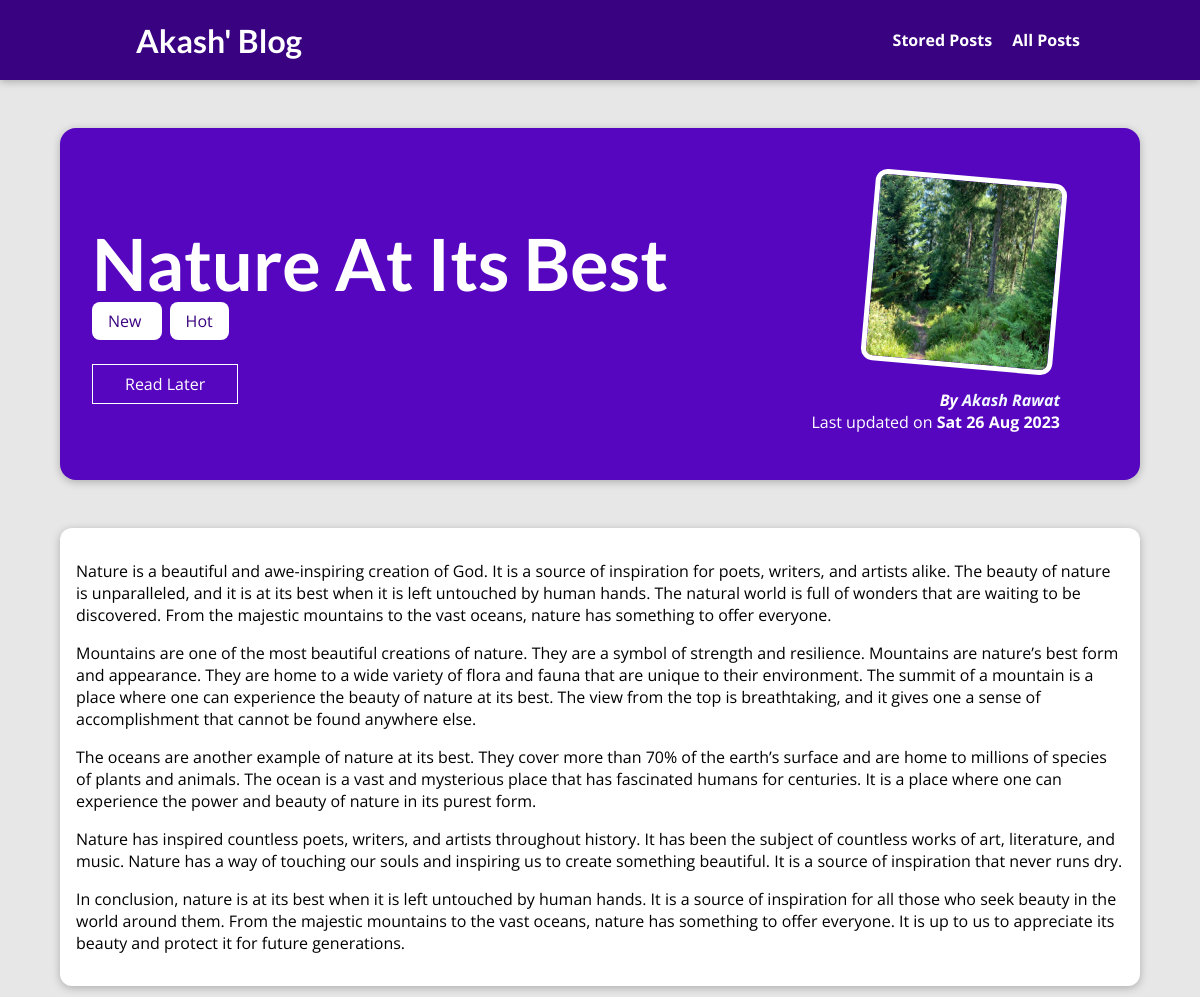
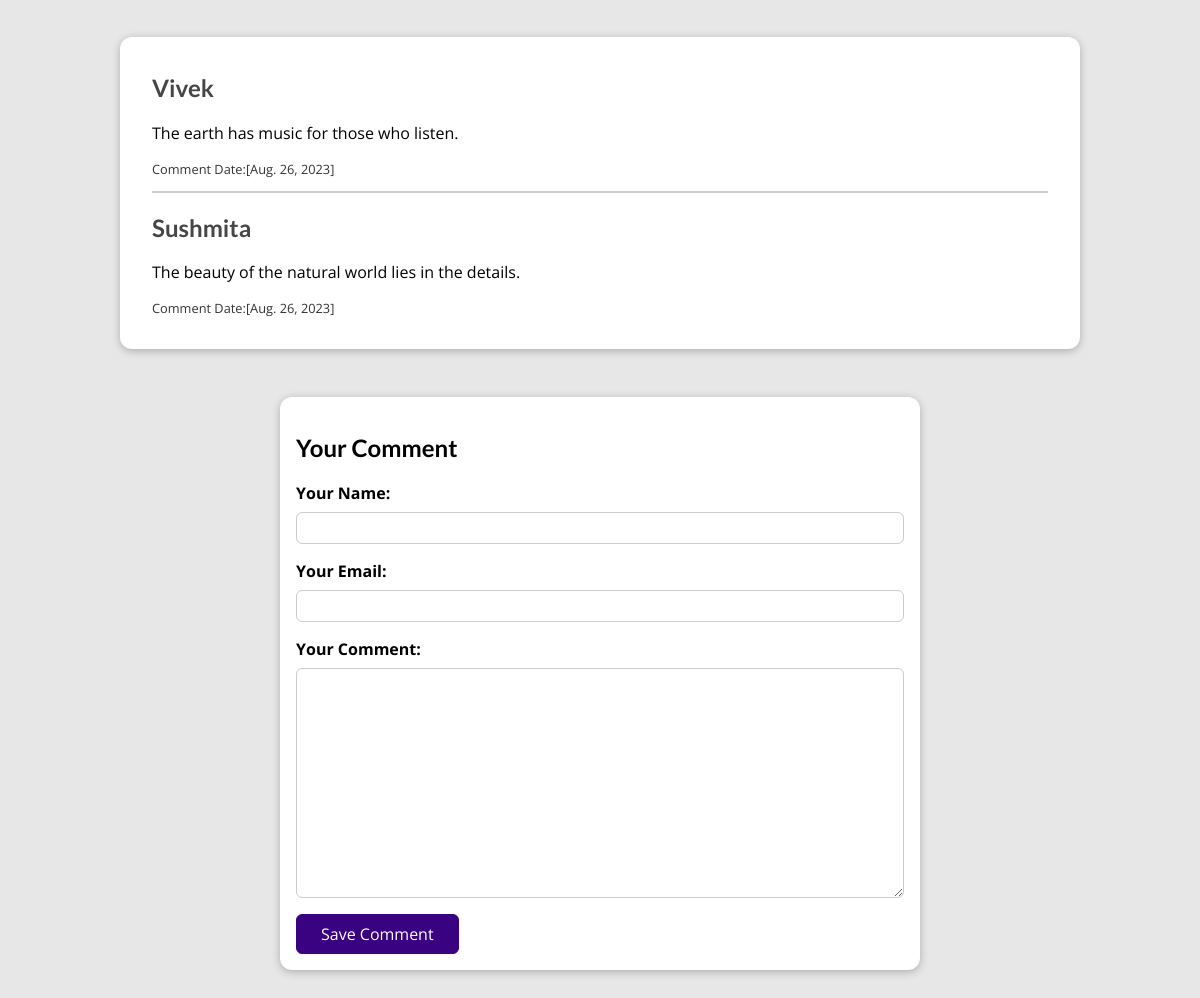
The page /posts/nature-its-best on the database its author committed (2 pictures, top to bottom).
### blog/models.py (models this page shows, shortened)
class Post(models.Model):
    title = models.CharField(max_length=150)
    excerpt = models.CharField(max_length=250)
    image = models.ImageField(upload_to="posts", null=True)
    date = models.DateField(auto_now=True)
    slug = models.SlugField(unique=True, db_index=True)
    content = models.TextField(validators=[MinLengthValidator(10)])
    author = models.ForeignKey(Author, on_delete=models.SET_NULL, null=True, related_name="posts")    # One-To-Many Relation
    tags = models.ManyToManyField(Tag)   # Many-To-Many Relation

class Tag(models.Model):
    caption = models.CharField(max_length=20)

class Author(models.Model):
    first_name = models.CharField(max_length=100)
    last_name = models.CharField(max_length=100)
    email = models.EmailField()
    def full_name(self):
        return f"{self.first_name} {self.last_name}"
    def __str__(self):
        return self.full_name()

class Comment(models.Model):
    user_name = models.CharField(max_length=100)
    user_email = models.EmailField()
    text = models.TextField(max_length=400)
    post = models.ForeignKey(Post, on_delete=models.CASCADE, related_name="comments")
    date = models.DateField(auto_now=True)

### blog/views.py (the view, shortened to what this page needs)
# urls.py: path("posts/<slug:slug>", views.SinglePostView.as_view(), name="post-detail-page"),
class SinglePostView(View):
    def is_stored_post(self, request, post_id):
        stored_posts = request.session.get("stored_posts")
        if stored_posts is not None:
            is_saved_for_later = post_id in stored_posts
        else:
            is_saved_for_later = False
        return is_saved_for_later
    def get(self, request, slug):
        post = get_object_or_404(Post, slug=slug)
        context = {
            "post": post,
            "post_tags": post.tags.all(),
            "comment_form": CommentForm(),
            "comments": post.comments.all().order_by("-id"),
            "saved_for_later": self.is_stored_post(request, post.id)
        }
        return render(request, "blog/post-detail.html", context)

### blog/forms.py
class CommentForm(forms.ModelForm):
    class Meta:
        model = Comment
        exclude = ["post"]
        labels = {
            "user_name": "Your Name",
            "user_email": "Your Email",
            "text": "Your Comment"
        }

### blog/templates/blog/post-detail.html (shortened to what this page needs)
{% extends "base.html" %}
{% load static %}
{% block css_files %}
    <link rel="stylesheet" href="{% static "blog/post-detail.css" %}">
{% endblock %}
{% block content %}
    <section id="summary">
        <h2>{{post.title}}</h2>
        <div>
            {% for tag in post_tags %}
                <span class="tag"> {{tag.caption}} </span>
            {% endfor %}
        </div>
        <div id="read-later">
            <form action="{% url "read-later" %}" method="POST">
                <button>
                    {% if saved_for_later %}
                        Remove from Read Later
                    {% else %}
                        Read Later
                    {% endif %}
                </button>
            </form>
        </div>
        <article>
            <img src="{{post.image.url}}" alt="{{post.title}}">
            <address>By <a href="mailto:{{ post.author.email }}"> {{post.author|title}} </a> </address>
            <div>
                Last updated on <time> {{ post.date|date:"D d M Y" }}  </time>
            </div>
        </article>
    </section>
    <main>
        {{post.content|linebreaks}}
    </main>
    <section id="comments">
        <ul>
            {% for comment in comments %}
                <li>
                    <h2> {{comment.user_name}} </h2>
                    <p> {{ comment.text|linebreaks }} </p>
                    <p id="comment-date"> Comment Date:[{{ comment.date}}] </p>
                </li>
            {% endfor %}
        </ul>
    </section>
    <section id="comment-form">
        <h2>Your Comment</h2>
        <form action={% url "post-detail-page" post.slug %} method="POST">
            {% for form_field in comment_form %}
                <div class="form-control {% if form_field.errors %} invalid {% endif %}">
                    {{form_field.label_tag}}
                    {{form_field}}
                </div>
            {% endfor %}
            <button> Save Comment </button>
        </form>
    </section>
{% endblock %}

### static/app.css (style rules this page uses)
* { box-sizing: border-box; }
html { font-family: 'Open Sans', 'Lato', sans-serif; }
body { margin: 0; }
h1, h2, h3 { font-family: 'Lato', sans-serif; font-weight: bold; }

### blog/static/blog/post-detail.css (style rules this page uses)
body { background-color: #e7e7e7; }
#summary { margin: 8rem auto 3rem auto; padding: 2rem; width: 90%; max-width: 90rem; border-radius: 16px; background-color: #5706c0; position: relative; box-shadow: 0 2px 8px rgba(0, 0, 0, 0.25); height: 22rem; }
#summary h2 { color: white; font-size: 4.5rem; margin-bottom: 0.25rem; }
#summary article { position: absolute; top: 2rem; right: 3rem; padding: 1rem 2rem; border-radius: 12px; text-align: right; color: white; }
#summary article img { width: 12rem; height: 12rem; border-radius: 12px; transform: rotateZ(5deg); border: 5px solid white; margin-bottom: 1rem; }
#summary address { font-weight: bold; }
#summary a { color: aliceblue; text-decoration: none; }
#summary time { font-weight: bold; }
#read-later { margin: 2rem 0; }
#read-later button { background-color: transparent; border: 1px solid white; padding: 0.5rem 2rem; font: inherit; color: white; cursor: pointer; }
main { width: 90%; max-width: 90rem; margin: 3rem auto; background-color: white; padding: 1rem; border-radius: 12px; box-shadow: 0 2px 8px rgba(0, 0, 0, 0.25); }
.tag { background-color: white; color: #390281; padding: 0.5rem 1rem; margin-right: 0.5rem; border-radius: 8px; }
#comment-form { margin: 3rem auto; width: 90%; max-width: 40rem; border-radius: 12px; background-color: white; box-shadow: 0 2px 8px rgba(0, 0, 0, 0.25); padding: 1rem; }
#comment-form button { font: inherit; background-color: #390281; color: white; border: 1px solid #390281; padding: 0.5rem 1.5rem; border-radius: 6px; cursor: pointer; }
.form-control { margin-bottom: 1rem; }
.form-control label { font-weight: bold; margin-bottom: 0.5rem; display: block; }
.form-control input, .form-control textarea { display: block; width: 100%; font: inherit; padding: 0.25rem; border-radius: 6px; border: 1px solid #ccc; }
#comments { margin: 3rem auto; width: 90%; max-width: 60rem; border-radius: 12px; background-color: white; box-shadow: 0 2px 8px rgba(0, 0, 0, 0.25); padding: 1rem 2rem; }
#comments ul { list-style: none; margin: 0; padding: 0; }
#comments li { margin-bottom: 1rem; border-bottom: 2px solid #ccc; }
#comments li:last-of-type { border-bottom: none; }
#comments h2 { color: #464646; }
#comment-date { font-size: 0.8rem; color: #343335; }

### rows shown on the page
Post: title "Nature At Its Best", image (picture), author "Akash Rawat", date "Sat 26 Aug 2023", content "Nature is a beautiful and awe-inspiring creation of God. It is a source of inspiration for poets, writers, and artists alike. The beauty of nature is unparalleled, and it is at its best when it is left untouched by human hands. The natural world is full of wonders that are waiting to be discovered. From the majestic mountains to the vast oceans, nature has something to offer everyone. Mountains are one of the most beautiful creations of nature. They are a symbol of strength and resilience. Mountains are nature’s best form and appearance. They are home to a wide variety of flora and fauna that are unique to their environment. The summit of a mountain is a place where one can experience the…"
Tag: caption "New"
Tag: caption "Hot"
Comment: user_name "Vivek", text "The earth has music for those who listen.", date "Aug. 26, 2023"
Comment: user_name "Sushmita", text "The beauty of the natural world lies in the details.", date "Aug. 26, 2023"
